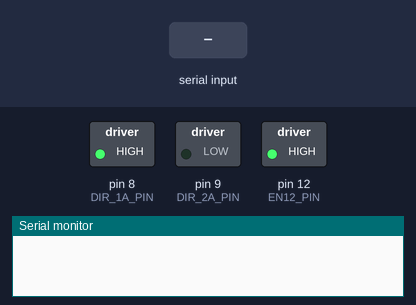
The sketch below on a simulated Arduino Uno, built with avr-gcc and run on an emulated ATmega328P. On the bench: switched loads named in the sketch (green lamp = pin HIGH), the last lines printed to the serial monitor. The inputs (shaded band) are chosen by the test bench.

Above: at 1.4 s.
1.5 s: "3" received over the second serial link
At 1.85 s:
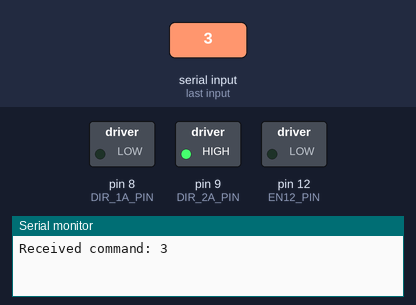
3.5 s: "2" received over the second serial link
At 3.65 s:
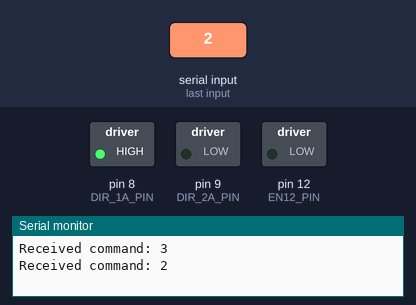
5.3 s: "4" received over the second serial link
At 5.55 s:
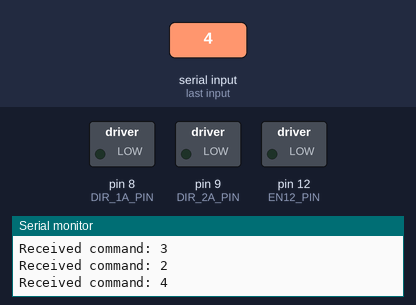
Timing chart, 0 to 8.3 s (numbered marks = the images above; inputs shaded):
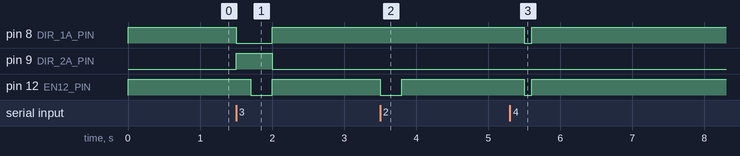

The sketch:

Slave.ino
```cpp
// Slave
#include <SoftwareSerial.h>
SoftwareSerial BTSerial(10, 11);
char command;
// DC
#define EN12_PIN 12
#define DIR_1A_PIN 8
#define DIR_2A_PIN 9

void dc_motor(int output_1, int output_2, int speed, int delay_ms) {
  digitalWrite(DIR_1A_PIN, output_1);
  digitalWrite(DIR_2A_PIN, output_2);
  analogWrite(EN12_PIN, speed);
  delay(delay_ms);
}

void setup() {
  //
  BTSerial.begin(38400);
  Serial.begin(9600);

  pinMode(EN12_PIN, OUTPUT);
  pinMode(DIR_1A_PIN, OUTPUT);
  pinMode(DIR_2A_PIN, OUTPUT);
}

void loop() {
  if (BTSerial.available()) {
    command = BTSerial.read();
    Serial.print("Received command: ");
    Serial.println(command);
    if (command == '0') {
      dc_motor(LOW, HIGH, 255, 500);
    } else if (command == '1') {
      dc_motor(HIGH, LOW, 255, 500);
    } else if (command == '2') {
      dc_motor(HIGH, LOW, 0, 100);
      dc_motor(HIGH, LOW, 55, 100);
      dc_motor(HIGH, LOW, 100, 100);
      dc_motor(HIGH, LOW, 155, 100);
      dc_motor(HIGH, LOW, 255, 100);
    } else if (command == '3') {
      dc_motor(LOW, HIGH, 255, 100);
      dc_motor(LOW, HIGH, 155, 100);
      dc_motor(LOW, HIGH, 100, 100);
      dc_motor(LOW, HIGH, 55, 100);
      dc_motor(LOW, HIGH, 0, 100);
    }else if(command == '4'){
      dc_motor(LOW, LOW, 0, 100);
    }
  }
  dc_motor(HIGH, LOW, 128, 300);
}
```

Measured:
- after the input at 1.5 s, pin 8 (DIR_1A_PIN): HIGH → LOW at once, → HIGH 0.50 s later; pin 9 (DIR_2A_PIN): LOW → HIGH at once, → LOW 0.50 s later; pin 12 (EN12_PIN): HIGH → LOW after 0.20 s, → HIGH 0.30 s later
- after the input at 3.5 s, pin 12 (EN12_PIN): HIGH → LOW at once, → HIGH 0.30 s later
- after the input at 5.3 s, pin 8 (DIR_1A_PIN), pin 12 (EN12_PIN): HIGH → LOW after 0.20 s, → HIGH 0.10 s later
